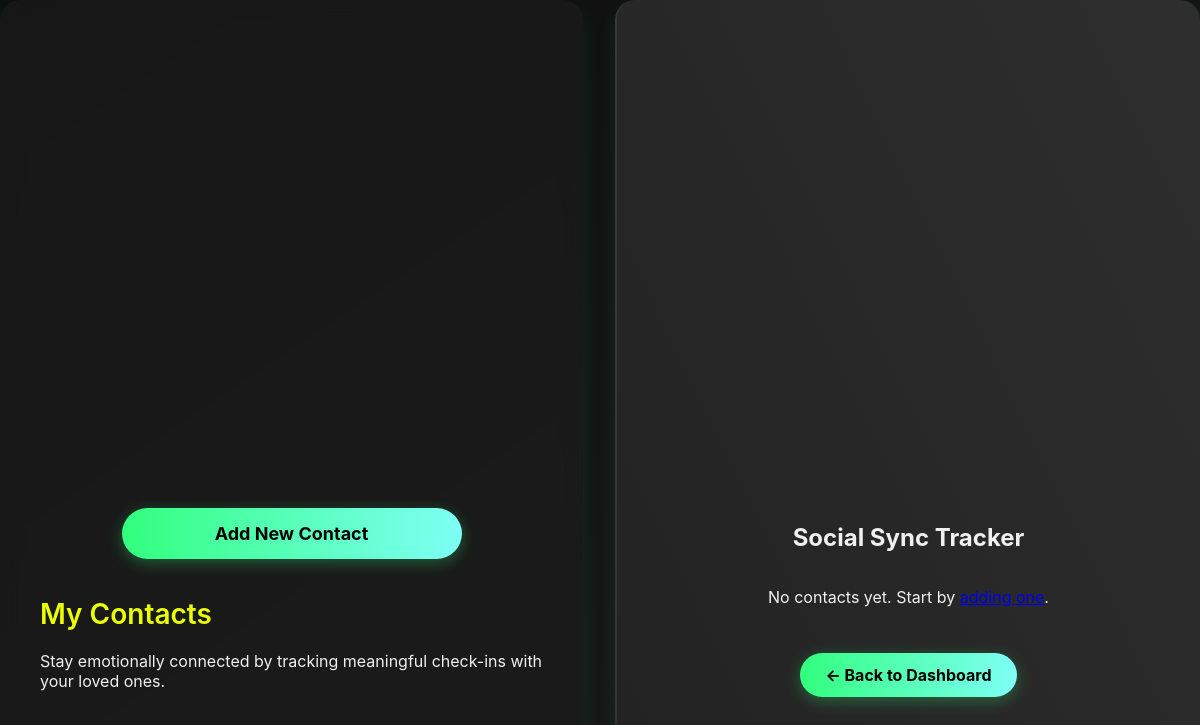
/social/contacts (signed in), run on an earlier commit of the app's database.
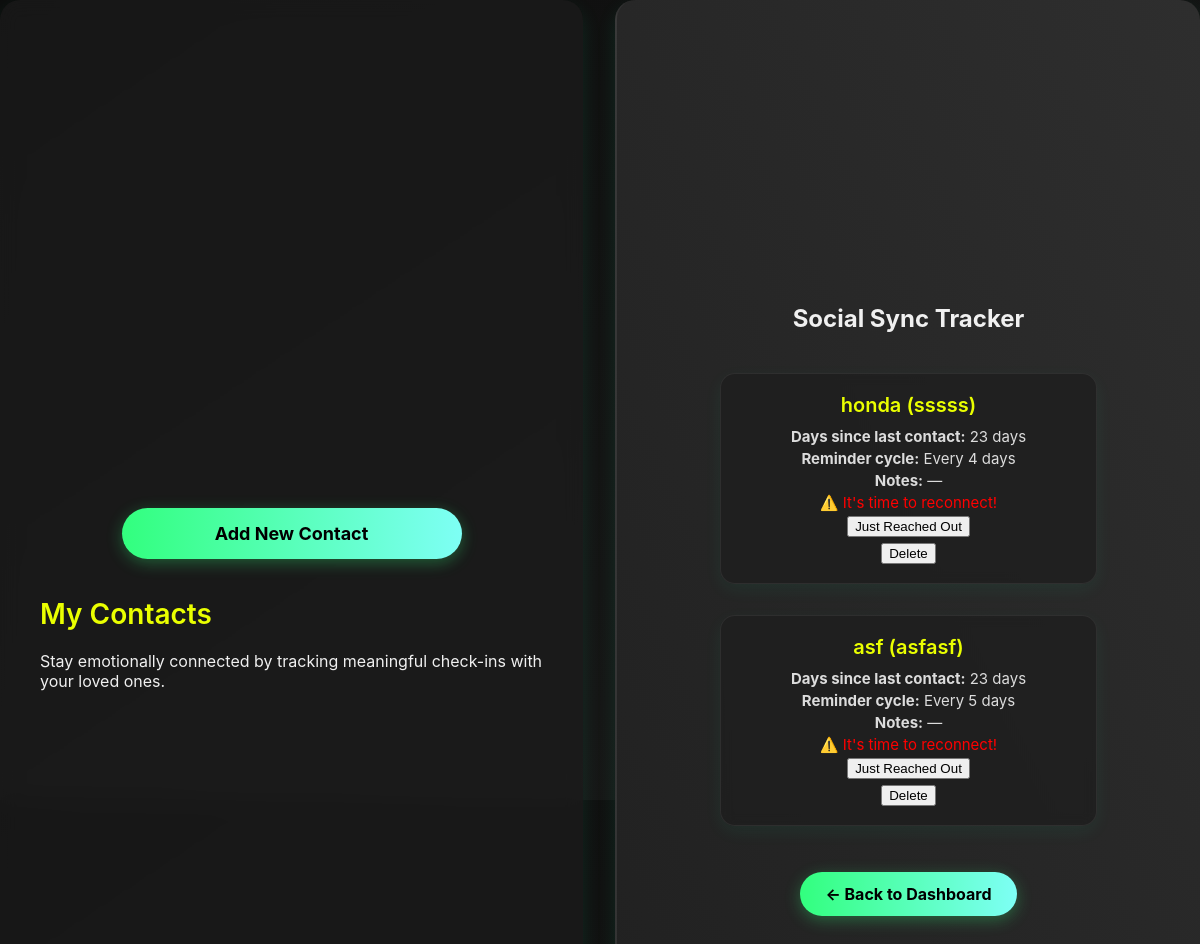
And on a later commit of the database.
### models/social.py (models this page shows)
class SocialContact(db.Model):
    __tablename__ = 'social_contacts'
    id = db.Column(db.Integer, primary_key=True)
    user_id = db.Column(db.Integer, db.ForeignKey('user.id'), nullable=False)
    name = db.Column(db.String(100), nullable=False)
    relationship = db.Column(db.String(50))
    reminder_days = db.Column(db.Integer, default=7)  # Number of days between check-ins
    last_contacted = db.Column(db.Date, default=date.today)
    notes = db.Column(db.String(255))  # Optional notes field

### routes/social.py (the view)
@social_bp.route('/contacts')
@login_required
def view_contacts():
    contacts = SocialContact.query.filter_by(user_id=current_user.id).order_by(SocialContact.last_contacted.asc()).all()
    today = date.today()
    return render_template('social/contacts.html', contacts=contacts, today=today)

### app.py (called while the page is built)
@login_manager.user_loader
def load_user(user_id):
    return User.query.get(int(user_id))

### templates/social/contacts.html (shortened to what this page needs)
<!DOCTYPE html>
<html lang="en">
<head>
    <link rel="stylesheet" href="{{ url_for('static', filename='css/styles.css') }}">
</head>
<body>
<div class="container">
    <div class="left-panel">
        <a href="{{ url_for('social.add_contact') }}" class="dashboard-btn">Add New Contact</a>
        <div class="left-column">
            <h2>My Contacts</h2>
            <p>Stay emotionally connected by tracking meaningful check-ins with your loved ones.</p>
        </div>
    </div>
    <div class="right-panel">
        <h2>Social Sync Tracker</h2>
        {% if contacts %}
            <div class="goal-list">
                {% for c in contacts %}
                <div class="goal-card">
                    <h3>{{ c.name }} ({{ c.relationship or 'No label' }})</h3>
                    <p><strong>Days since last contact:</strong> {{ (today - c.last_contacted).days }} days</p>
                    <p><strong>Reminder cycle:</strong> Every {{ c.reminder_days }} days</p>
                    <p><strong>Notes:</strong> {{ c.notes or '—' }}</p>
                    {% if (today - c.last_contacted).days > c.reminder_days %}
                        <p style="color: red;">⚠️ It's time to reconnect!</p>
                    {% endif %}
                    <form method="POST" action="{{ url_for('social.reset_contact', id=c.id) }}">
                        <button type="submit">Just Reached Out</button>
                    </form>
                    <form method="POST" action="{{ url_for('social.delete_contact', id=c.id) }}" style="margin-top: 5px;">
                        <button type="submit" class="btn btn-danger">Delete</button>
                    </form>
                </div>
                {% endfor %}
            </div>
        {% else %}
            <p>No contacts yet. Start by <a href="{{ url_for('social.add_contact') }}">adding one</a>.</p>
        {% endif %}
        <a href="{{ url_for('main.dashboard') }}" class="back-dashboard-btn">← Back to Dashboard</a>
    </div>
</div>
</body>
</html>

What changed in the data, as far as the page shows it:
added SocialContact: name "honda", relationship "sssss", (today-c.last_contacted).days "23", reminder_days "4", notes "—", shows "⚠️ It's time to reconnect!"
added SocialContact: name "asf", relationship "asfasf", (today-c.last_contacted).days "23", reminder_days "5", notes "—", shows "⚠️ It's time to reconnect!"
Also different on the page:
text no longer shown: "No contacts yet. Start by ."
